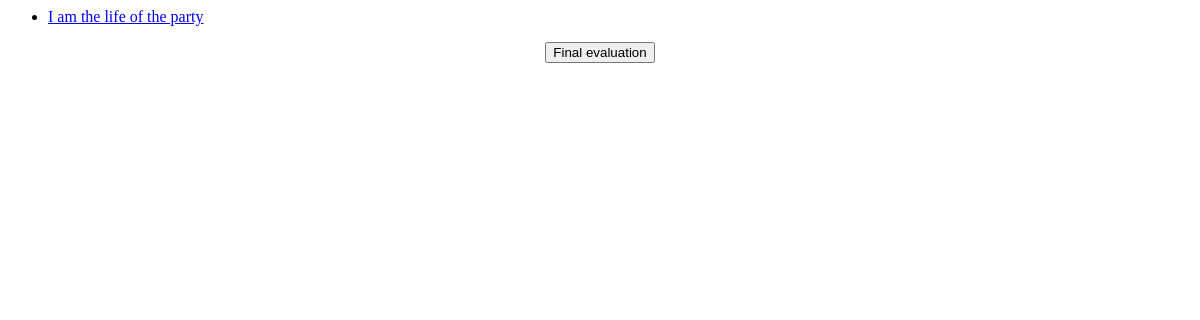
/myapp/start/, run on an earlier commit of the app's database.
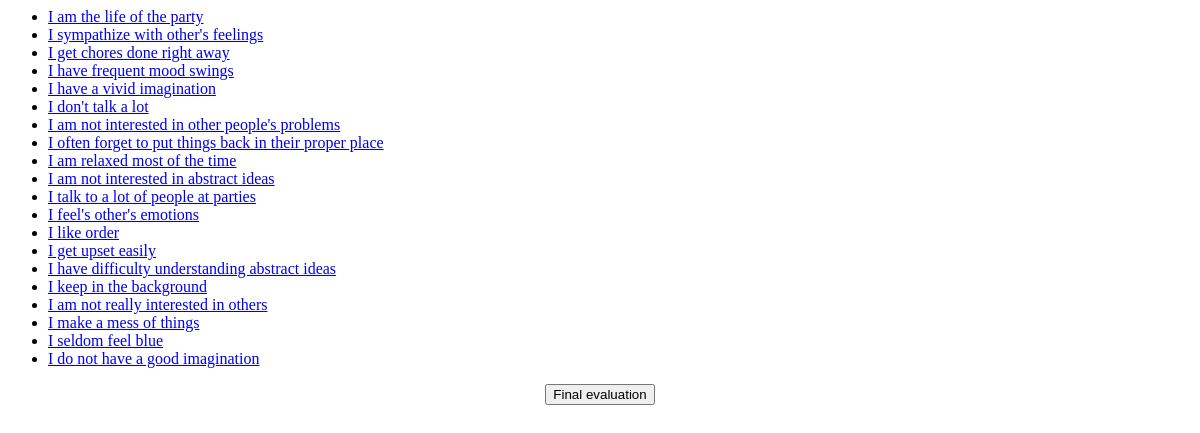
And on a later commit of the database.
### myapp/models.py (models this page shows, shortened)
class Question(models.Model):
    question_text = models.CharField(max_length=200)
    cat = models.CharField(max_length=3)
    score = models.IntegerField(default=0)

### myapp/views.py (the view)
# urls.py: path('start/',views.index,name='index'),
def index(request):
    question_list = Question.objects.all()
    context = {'question_list': question_list}
    return render(request, 'myapp/index.html', context)

### templates/myapp/index.html
{% if  question_list%}
    <ul>
    {% for question in question_list %}
        <li><a href="/myapp/{{ question.id }}/">{{ question.question_text }}</a></li>
    {% endfor %}
    </ul>
{% else %}
    <p>No questions are available.</p>
{% endif %}
<div align="center">
    <input type="button" value="Final evaluation" onclick="location.href='/myapp/evaluation/' "/>
</div>

What changed in the data, as far as the page shows it:
added Question: question_text "I sympathize with other's feelings"
added Question: question_text "I get chores done right away"
added Question: question_text "I have frequent mood swings"
added Question: question_text "I have a vivid imagination"
added Question: question_text "I don't talk a lot"
added Question: question_text "I am not interested in other people's problems"
added Question: question_text "I often forget to put things back in their proper place"
added Question: question_text "I am relaxed most of the time"
added Question: question_text "I am not interested in abstract ideas"
added Question: question_text "I talk to a lot of people at parties"
added Question: question_text "I feel's other's emotions"
added Question: question_text "I like order"
added Question: question_text "I get upset easily"
added Question: question_text "I have difficulty understanding abstract ideas"
added Question: question_text "I keep in the background"
added Question: question_text "I am not really interested in others"
added Question: question_text "I make a mess of things"
added Question: question_text "I seldom feel blue"
added Question: question_text "I do not have a good imagination"
